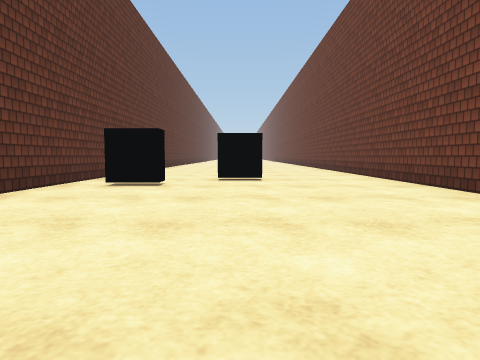
view 1 (above)

19 first-person views from a walk through a Unity game level. The camera is 0.55 m above the floor, tilts 4° down and sees 70° across. The floor is counted in squares, 1 m on a side. Each view is taken from the middle of a square. On the plan, view 1 faces up. The plan holds only what a view shows up to about 9 squares ahead; the rest is blank. The place goes on beyond the plan. The player character is not drawn. Surface patterns are stand-ins for the level's own textures.

view 2
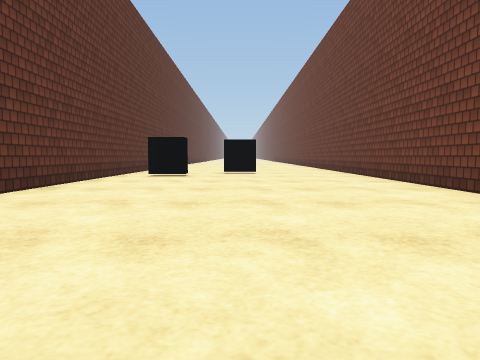

view 3
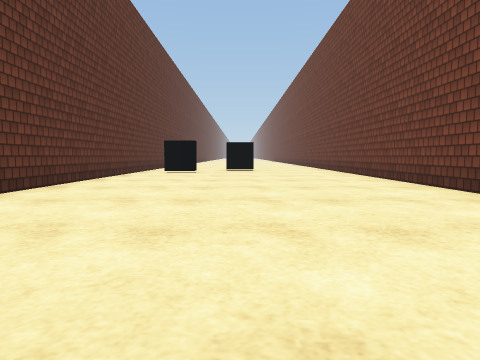

view 4
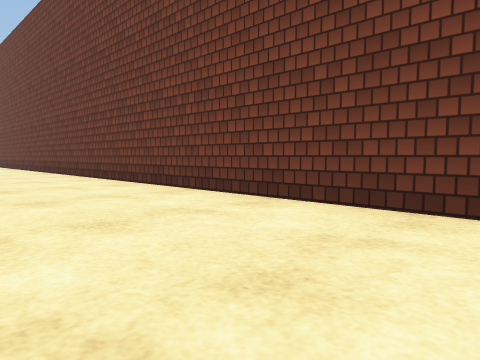

view 5
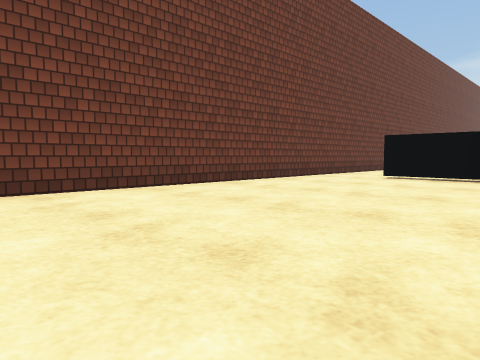

view 6
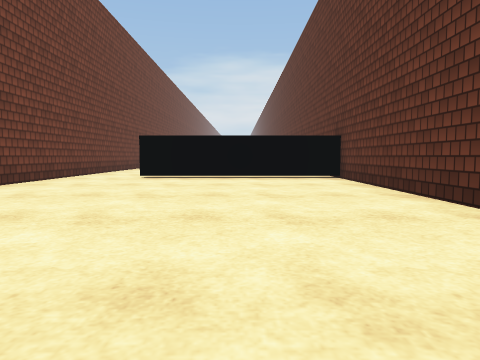

view 7
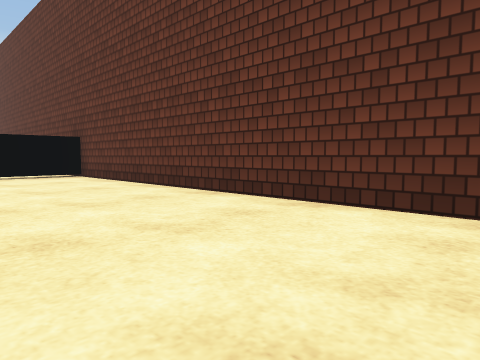

view 8
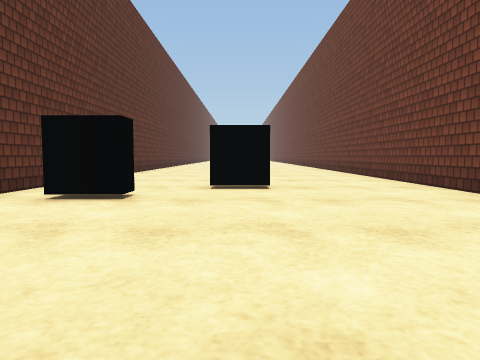

view 9
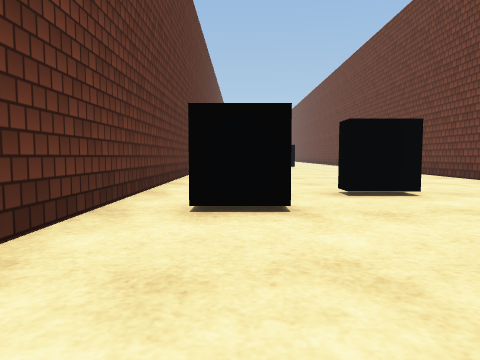

view 10
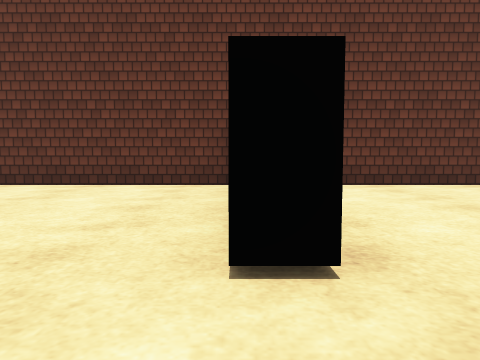

view 11
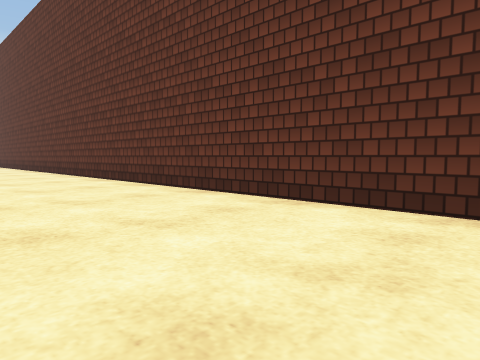

view 12
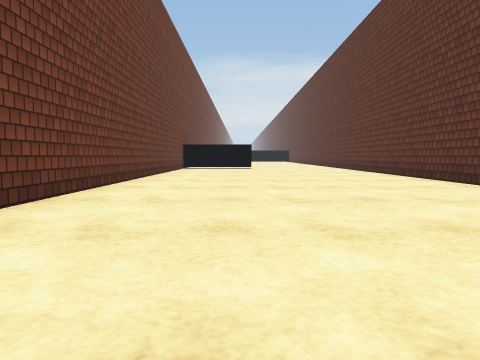

view 13
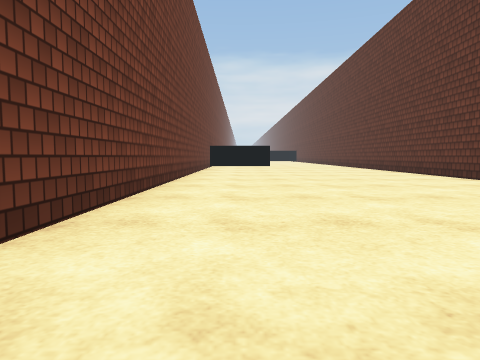

view 14
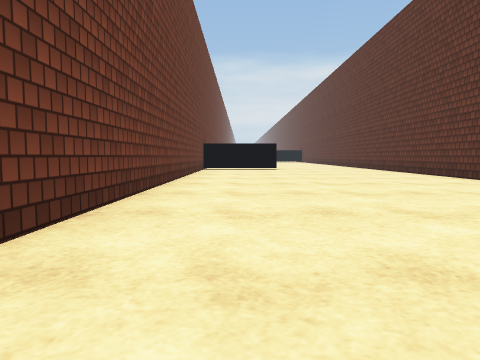

view 15
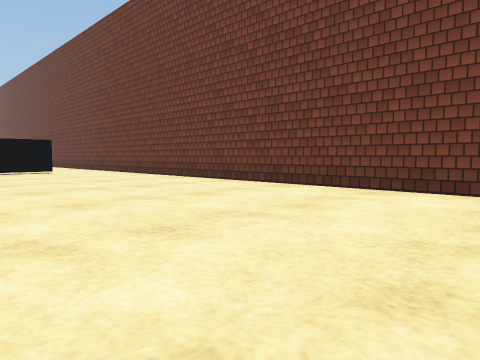

view 16
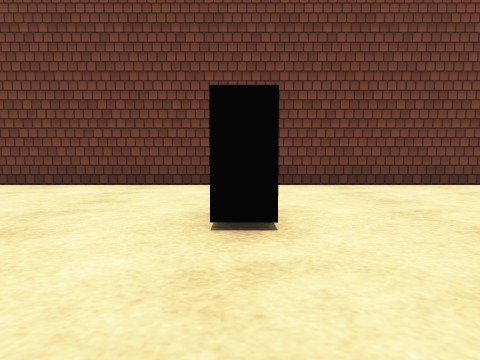

view 17
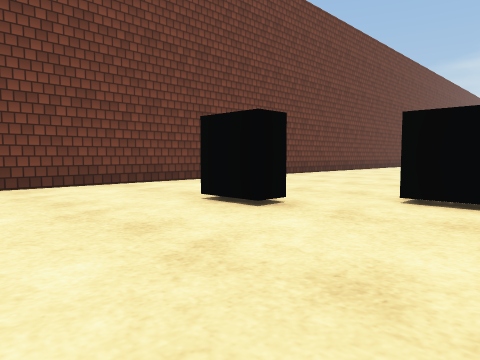

view 18
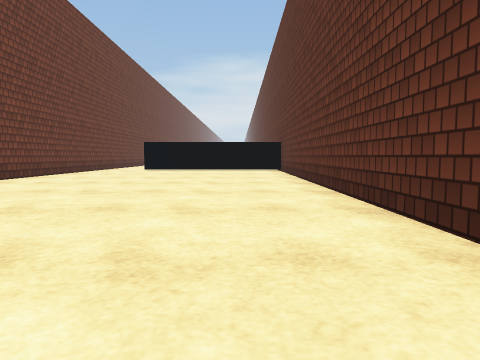

view 19
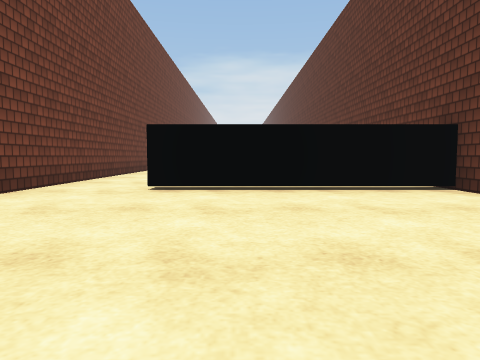

### Floor plan
Points are (right, up) in squares from view 1. A wall is a line through its corners. A room is listed if a view was taken in it or the views show most of it. See-through windows are left out.
Room 1 (views 1, 2, 3, 4, 5, 6, 7, 8, 9, 16, 17, 18, 19)
walls: (-3.5, 11.5) (-3.5, -11.6) (1.5, -11.6); (3.5, -11.5) (3.5, 11.5)
ways out: opening at (2.5, -12) to room 2
objects: other object (-2, 7); other object (0, 8)
Room 2 (views 10, 11, 12, 13, 14, 15)
walls: (-3.5, -12.1) (-3.5, -24.1); (3.5, -24) (3.5, -11.5)
ways out: opening at (2.5, -12) to room 1

Where each view was taken, in squares from view 1:
view 1: 0 up, 0 right, facing up
view 2: 3 down, 0 right, facing up
view 3: 5 down, 0 right, facing up
view 4: 7 down, 0 right, facing up-right
view 5: 3 down, 2 left, facing down-right
view 6: 3 down, 1 left, facing down
view 7: 2 down, 0 right, facing down-left
view 8: 2 up, 0 right, facing up
view 9: 3 up, 2 left, facing up
view 10: 12 down, 3 right, facing left
view 11: 14 down, 0 right, facing down-left
view 12: 14 down, 1 right, facing down
view 13: 12 down, 2 right, facing down
view 14: 15 down, 2 right, facing down
view 15: 24 down, 2 left, facing up-right
view 16: 8 up, 3 left, facing right
view 17: 11 up, 3 left, facing down-right
view 18: 1 up, 2 left, facing down
view 19: 6 down, 0 right, facing down
